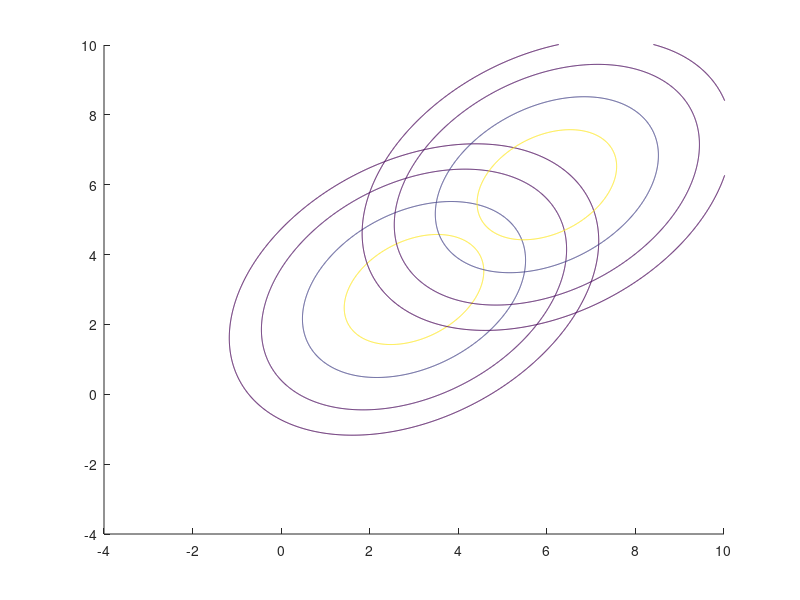

Source code (MATLAB): (Note: this script raises an error after producing the figure.)
clear all ;
close all;
clc;


S1 = [1.2 0.4; 0.4 1.2];
S2 = [1.2 0.4; 0.4 1.2];

mu1=[3 3];
mu2=[6 6];

x1 = [-4 : 0.01 : 10] ;
x2 = [-4 : 0.01 : 10] ;

[X1,X2] = meshgrid(x1,x2);
hold on
figure(1);
Y1 = mvnpdf([X1(:) X2(:)] ,mu1,S1);
Y1_reshape = reshape(Y1,length(x2),length(x1));
contour(x1,x2,Y1_reshape,[.0001 .001 .01 .05:.1:.95 .99 .999 .9999])

x1 = [-4 : 0.01 : 12] ;
x2 = [-4 : 0.01 : 12] ;

[X1,X2] = meshgrid(x1,x2);

Y2 = mvnpdf([X1(:) X2(:)] ,mu2,S2);
Y2_reshape = reshape(Y2,length(x2),length(x1));
contour(x1,x2,Y2_reshape,[.0001 .001 .01 .05:.1:.95 .99 .999 .9999])
hold off

syms x y
hold on 

P1 = 0.1;
P2 = 1-P1;
y = (33.75 - 2*log(P2/P1) - 3.75*x)/ 3.75;
ezplot(y,[-4 15 -4 15]);

P1 = 0.25;
P2 = 1-P1;
y = (33.75 - 2*log(P2/P1) - 3.75*x)/ 3.75;
ezplot(y,[-4 15 -4 15]);

P1 = 0.5;
P2 = 1-P1;
y = (33.75 - 2*log(P2/P1) - 3.75*x)/ 3.75;
ezplot(y,[-4 15 -4 15]);

P1 = 0.75;
P2 = 1-P1;
y = (33.75 - 2*log(P2/P1) - 3.75*x)/ 3.75;
ezplot(y,[-4 15 -4 15]);

P1 = 0.9;
P2 = 1-P1;
y = (33.75 - 2*log(P2/P1) - 3.75*x)/ 3.75;
ezplot(y,[-4 15 -4 15]);

title('x2 = (33.75 - 2*log(P2/P1) - 3.75*x1)/ 3.75');
legend('SIGMA_1','SIGMA_2','P1 = 0.1','P1 = 0.25','P1 = 0.5','P1 = 0.75','P1 = 0.9');
hold off


